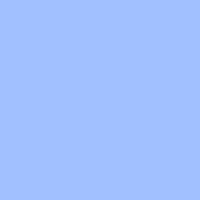
Frame 1 (no input)
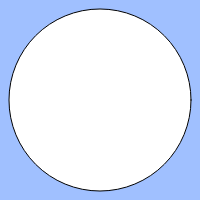
Frame 60 (no input)
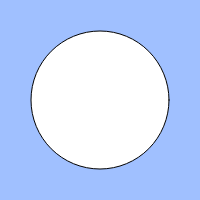
Frame 120 (the mouse pressed at the canvas centre since frame 60)

The p5.js sketch that drew these frames (run headless with seeded random() and noise() and a simulated clock; from frame 60 on, the mouse is pressed at the canvas centre):

// p5.js sketch
// ── sketch.js
// 練習問題「心臓の鼓動のように大きくなったり小さくなったりする円」
let count;
let cycle;
let size;

function setup(){
  createCanvas(200, 200);
  count = 0;
  cycle = 100;
}

function draw(){
  background(160, 192, 255);
  count = (count + 1) % cycle;
  // BLANK[1]
  ellipse(width / 2, height / 2, size)
  size = 100 + count * 2
 if(size > width){size = 300 - count * 2};

 if(keyIsDown("A".charCodeAt(0)))
 {{size = 100 + count % 20 * 10}
 if(size > width){size =  300 - count % 20 * 10}};
} 
 
